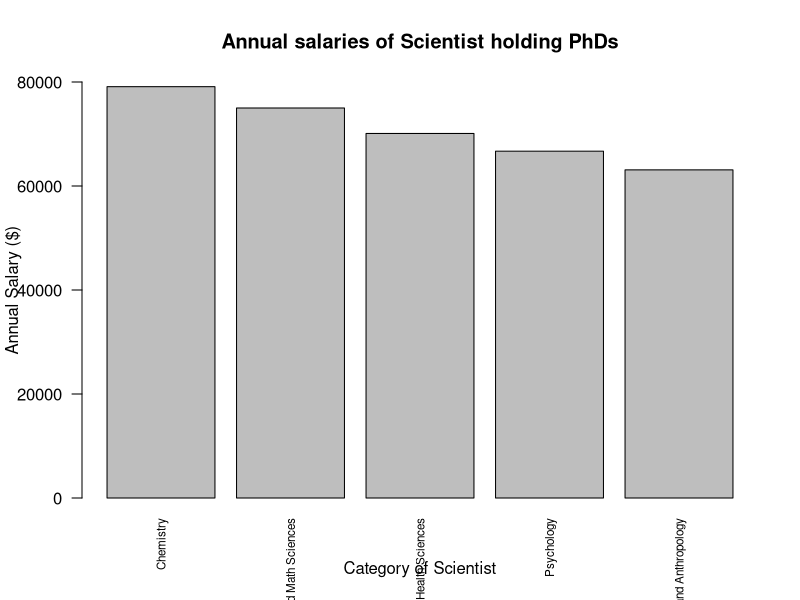
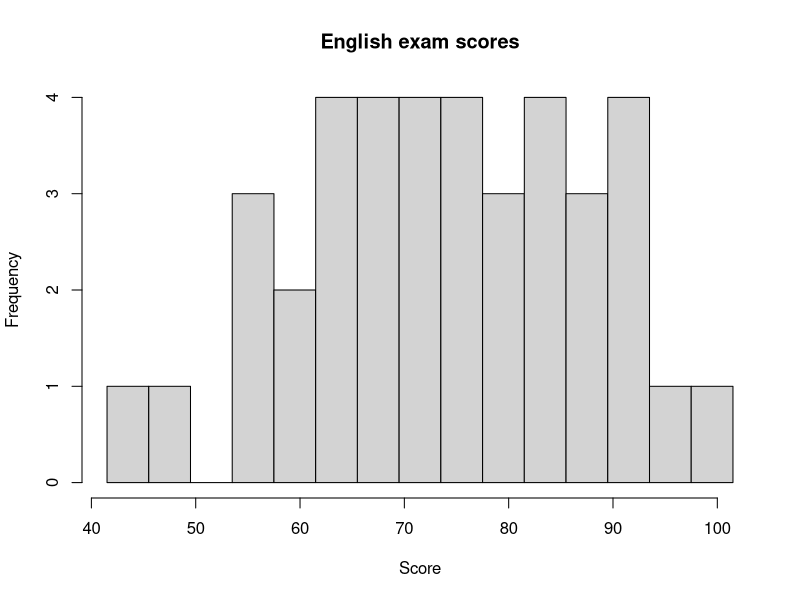
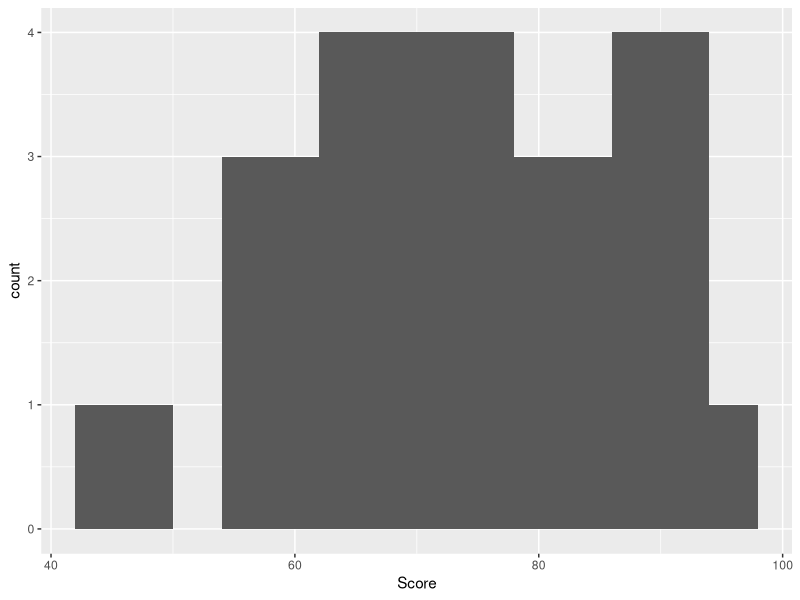
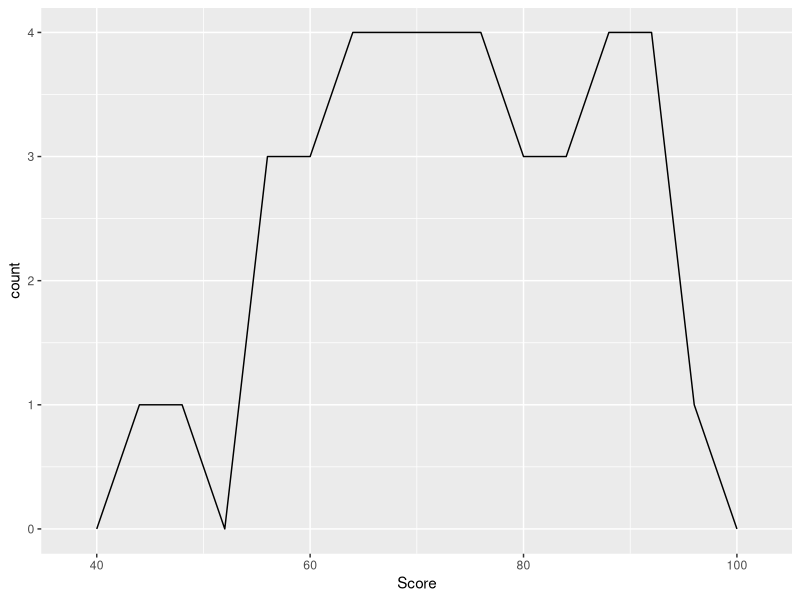
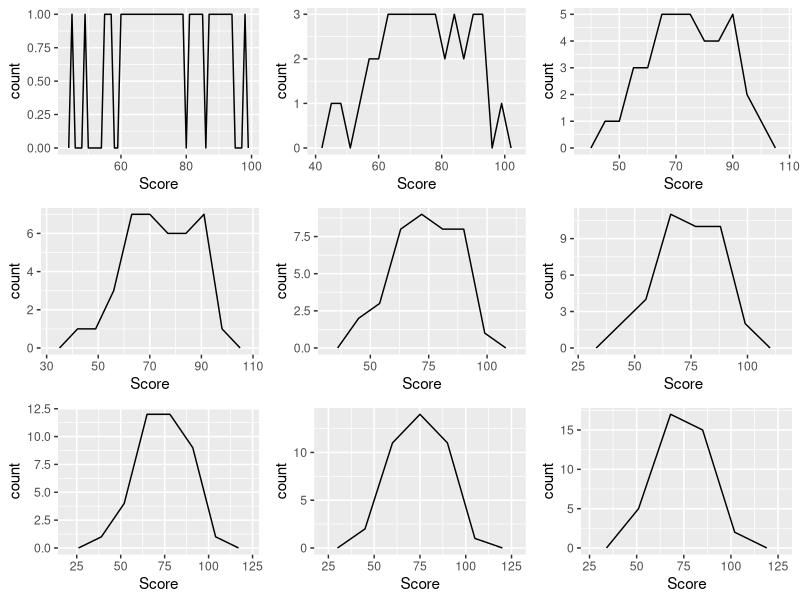
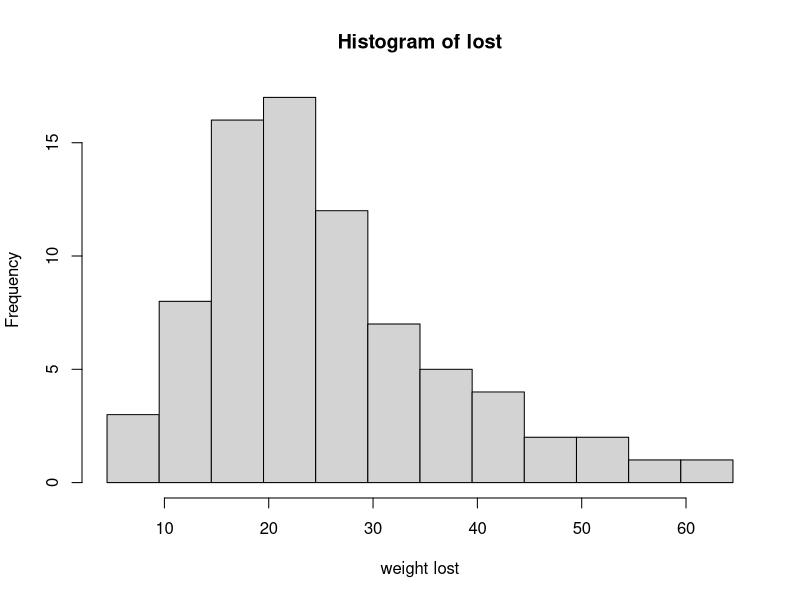
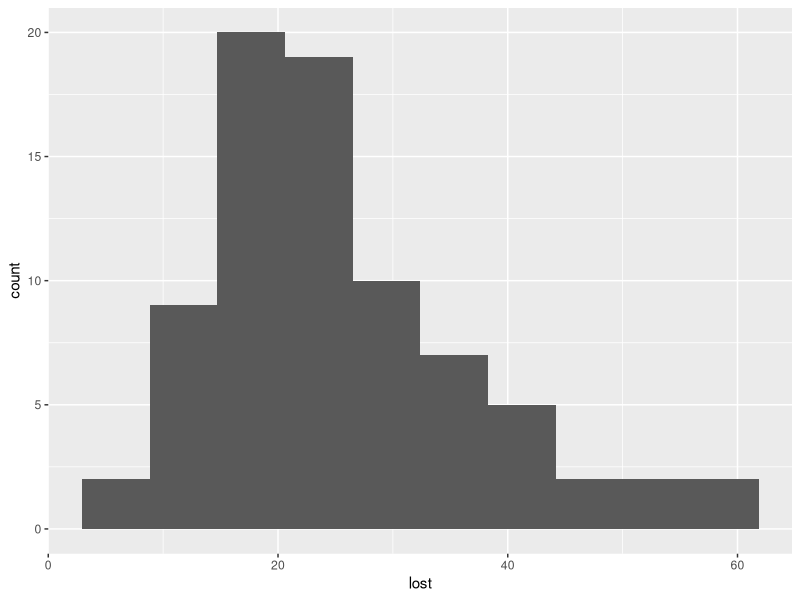
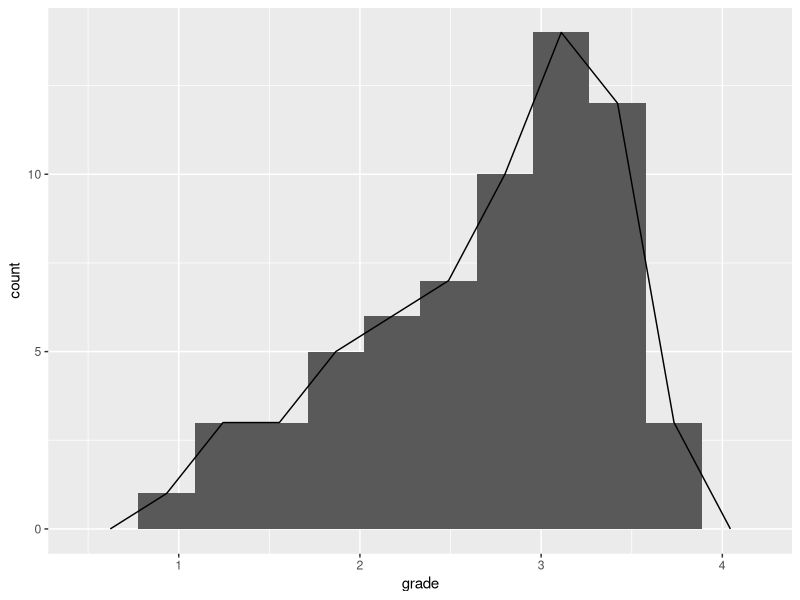

Recreate these plots in R, in order.
## ---- chunk 1
knitr::opts_chunk$set(echo = TRUE)
## ---- chunk 2
Category <- c("Chemistry",
              "Computer and Math Sciences",
              "Biological and Health Sciences",
              "Psychology",
              "Sociology and Anthropology")

Salary <- c(79100,75000,70100,66700,63100)

barplot(Salary,
        ylim = c(0,80000),
        main = "Annual salaries of Scientist holding PhDs",
        xlab = "Category of Scientist", 
        ylab = "Annual Salary ($)",
        names.arg = Category, # x軸標籤命名
        las=2,                # x軸標籤翻轉
        cex.names = 0.7)      # x軸標籤字體大小

## ---- chunk 3
Score <- c(60,94,75,82,72,57,92,75,85,77,91,
72,85,64,78,75,62,49,70,94,72,84,
55,90,88,81,64,91,79,66,68,67,74,
45,76,73,68,85,73,83,85,71,87,57,
82,78,68,70,71,78,69,98,65,61,83,
84,69,77,81,87,79,64,72,55,76,68,
93,56,67,71,83,72,82,78,62,82,49,
63,73,89,78,81,93,72,76,73,90,76)

fd <- table(Score)
fd <- as.data.frame(fd,stringsAsFactors = F)
fd$Score <- as.numeric(fd$Score)
fd <- fd[order(fd$Score,decreasing = T),]
print(fd,row.names = FALSE)
## ---- chunk 4
library(dplyr)
fd$class_interval <- cut(fd$Score,
                         breaks=15,           #分幾塊
                         dig.lab=T,           #取整數
                         ordered_result=T,    #有大小
                         include.lowest = T)  #含最小值
fd2 <- fd %>% 
  group_by(class_interval) %>% 
  summarise(f=sum(Freq)) 
fd2 <- fd2[order(fd2$class_interval,decreasing = T),]
knitr::kable(fd2)
## ---- chunk 5
range_fd <- range(fd$Score)
width <- round( diff(range_fd)/15 )
Complement <- width-(diff(range_fd) %% width)
breaks <- seq(range_fd[1]-0.5-Complement,
              range_fd[2]+0.5+width,
              by=width)      
fd$class_interval2 <- cut(fd$Score,
                          breaks=breaks,
                          ordered_result=T,
                          right = T,
                          include.lowest = T)  #含最小值
fd3 <- fd$class_interval2 %>% 
  table() %>% 
  as.data.frame()
fd3[,3] <- 
  paste0( head(ceiling(breaks),-1) ,
          "-",
          tail(floor(breaks),-1) )
fd3 <-fd3[,c(3,1,2)] 
names(fd3) <- c("Class Interval","Real Limits","f")

fd3 <- fd3[order(fd3$`Class Interval`,decreasing = T),]
knitr::kable(fd3)
## ---- chunk 6
hist(fd$Score,
     breaks=breaks,
     xlim=range(breaks),
     main = "English exam scores",
     xlab = "Score")
## ---- chunk 7
library(ggplot2)
library(tidyverse)
ggplot(fd,aes(Score))+geom_histogram(binwidth=4)
ggplot(fd,aes(Score))+geom_freqpoly(binwidth=4)
## ---- chunk 8
plot_frequency <- function(x){
  ggplot(fd,aes(Score))+geom_freqpoly(binwidth=x)
}
all_plots <- map(seq(1,17,2), plot_frequency)
cowplot::plot_grid(plotlist = all_plots)
## ---- chunk 9
stem(fd$Score,1)
stem(fd$Score,2)
## ---- chunk 10
lost  <- c(10,13,22,26,16,23,35,53,17,32,
41,35,24,23,27,16,20,60,48,43,
52,31,17,20,33,18,23,8,24,15,
26,46,30,19,22,13,22,14,21,39,
28,43,37,15,20,11,25,9,15,21,
21,25,34,10,23,29,28,18,17,24,
16,26,7,12,28,20,36,16,14,
18,16,57,31,34,28,42,19,26)

range_lost <- range(lost)
width <- round( diff(range_lost)/10 )
Complement <- width-(diff(range_fd) %% width)
breaks <- seq(range_lost[1]-0.5-Complement,
              range_lost[2]+0.5+width,
              by=width)      
class_interval <- cut(lost,
                      breaks=breaks,
                      ordered_result=T,
                      right = T,
                      include.lowest = T)
lw <- class_interval %>% 
  table() %>% 
  as.data.frame()
lw[,3] <- 
  paste0( head(ceiling(breaks),-1) ,
          "-",
          tail(floor(breaks),-1) )
lw <-lw[,c(3,1,2)] 

names(lw) <- c("Class Interval","Real Limits","f")
lw <- lw[nrow(lw):1,]
knitr::kable(lw)
## ---- chunk 11
hist(lost,
     breaks=breaks,
     xlim=range(breaks),
     xlab = "weight lost")
ggplot(data.frame(lost),aes(lost))+
  geom_histogram(bins=10)
## ---- chunk 12
stem(lost,1)
stem(lost,2)
## ---- chunk 13
grade <- c(2.7,1.9,1.0,3.3,1.3,1.8,2.6,3.7,
3.1,2.2,3.0,3.4,3.1,2.2,1.9,3.1,
3.4,3.0,3.5,3.0,2.4,3.0,3.4,2.4,
2.4,3.2,3.3,2.7,3.5,3.2,3.1,3.3,
2.1,1.5,2.7,2.4,3.4,3.3,3.0,3.8,
1.4,2.6,2.9,2.1,2.6,1.5,2.8,2.3,
3.3,3.1,1.6,2.8,2.3,2.8,3.2,2.8,
2.8,3.8,1.4,1.9,3.3,2.9,2.0,3.2)
range_grade <- range(grade)
width <- round( diff(range_grade)/10,1)
Complement <- width-(diff(range_grade) %% width)
breaks <- seq(range_grade[1]-Complement*0.5,
              range_grade[2]+Complement*0.5,
              by=width)      
class_interval <- cut(grade,
                      breaks=breaks,
                      ordered_result=T,
                      right = T,
                      include.lowest = T)
Grade <- class_interval %>% 
  table() %>% 
  as.data.frame()

names(Grade) <- c("Real Limits","f")
Grade <- Grade[nrow(Grade):1,]
## ---- chunk 14
ggplot(data.frame(grade),aes(grade))+
  geom_histogram(bins=10)+
  geom_freqpoly(bins=10)
## ---- chunk 15
stem(grade,1)
stem(grade,5)
## ---- chunk 16
rat <- c(320,282,341,324,340,302,336,265,313,317,
310,335,353,318,296,309,308,310,277,288,
314,298,315,360,275,315,297,330,296,274,
250,274,318,287,284,267,292,348,302,297,
270,263,269,292,298,343,284,352,345,325)

range_rat <- range(rat)
width <- round( diff(range_rat)/11 )
Complement <- width-(diff(range_rat) %% width)
breaks <- seq(range_rat[1]-0.5*Complement,
              range_rat[2]+0.5*Complement,
              by=width)      
class_interval <- cut(rat,
                      breaks=breaks,
                      ordered_result=T,
                      right = T,
                      include.lowest = T)
rw <- class_interval %>% 
  table() %>% 
  as.data.frame()
rw[,3] <- 
  paste0( head(ceiling(breaks),-1) ,
          "-",
          tail(floor(breaks),-1) )
rw <-rw[,c(3,1,2)] 

names(rw) <- c("Class Interval","Real Limits","f")
rw <- rw[nrow(lw):1,]
knitr::kable(rw)
## ---- chunk 17
ggplot(data.frame(rat),aes(rat))+
  geom_histogram(bins=11)+
  geom_freqpoly(bins=11)
## ---- chunk 18
library(purrr)
plot_frequency2 <- function(x){
  ggplot(data.frame(rat),aes(rat))+
  geom_histogram(bins=x)+
  geom_freqpoly(bins=x)
}
all_plots <- map(seq(3,15,3), plot_frequency2)
cowplot::plot_grid(plotlist = all_plots)
## ---- chunk 19
stem(rat,1)
